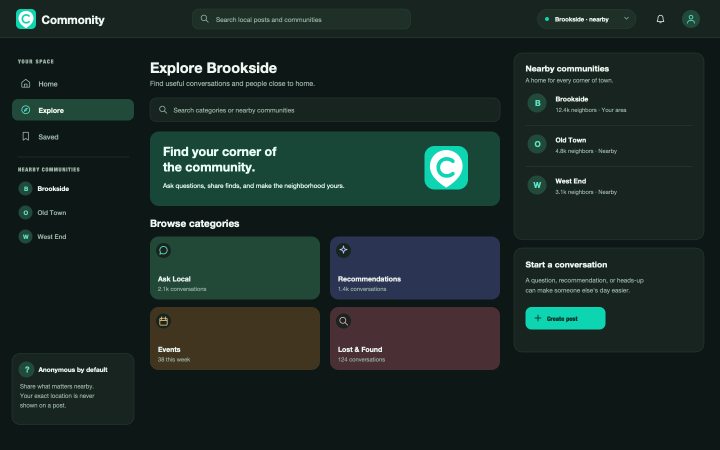
#> input picture assets/concepts/mockups/v1/board-desktop-dark.png, 1440 x 900 px, given in place of feed-mobile-light.png, which was not available (shown at 1/2 size)
$ python generate.py
#> lines starting #> are read from the running program, lines starting #| are printed output that depends on the picture; pictures that were not available may be replaced by others from this repository, and a replacement may not be noted
"""Generate editable Commonity UI mockups and PNG previews."""

from __future__ import annotations

from html import escape
from pathlib import Path
import shutil
import subprocess


ROOT = Path(__file__).resolve().parent
GREEN = "#0DD5B2"
FONT = "Helvetica Neue, Arial, sans-serif"

THEMES = {
    "light": {
        "bg": "#F7FAF8", "surface": "#FFFFFF", "surface2": "#F1F7F3",
        "text": "#17312D", "muted": "#647C72", "border": "#E1EBE6",
        "mint": "#E4FAF1", "green_text": "#087D69", "on_green": "#10382F",
        "shadow": "#DDE9E3", "hero": "#DDF9EE", "hero_text": "#173D34",
    },
    "dark": {
        "bg": "#0D1715", "surface": "#17241F", "surface2": "#1E3028",
        "text": "#EEF7F2", "muted": "#9CB5A8", "border": "#2B4137",
        "mint": "#214A3B", "green_text": "#5EE5CA", "on_green": "#0A3129",
        "shadow": "#0A1210", "hero": "#194737", "hero_text": "#E9FFF6",
    },
}

CATEGORY_COLORS = {
    "light": {
        "Ask Local": ("#E4F8F0", "#087D69"),
        "Recommendations": ("#EDF0FB", "#5868A6"),
        "Events": ("#FFF2DE", "#9B671D"),
        "Lost & Found": ("#FDEDED", "#B75D61"),
    },
    "dark": {
        "Ask Local": ("#224838", "#63E8C8"),
        "Recommendations": ("#2B3453", "#BCC9FF"),
        "Events": ("#42351F", "#F1C57B"),
        "Lost & Found": ("#4A2F34", "#F2A7B0"),
    },
}

POSTS = [
    {
        "category": "Ask Local", "age": "18 min ago", "title": "Best quiet place to read after 6?",
        "body": ["The library closes early. Looking for", "somewhere cozy and calm."],
        "desktop_body": "The library closes early. Looking for somewhere cozy and calm.",
        "votes": "42", "replies": "16",
    },
    {
        "category": "Events", "age": "2 hr ago", "title": "Maple Street market is back Saturday",
        "body": ["The bread stall and plant swap are", "both returning this weekend."],
        "desktop_body": "The bread stall and plant swap are both returning this weekend.",
        "votes": "87", "replies": "24",
    },
    {
        "category": "Lost & Found", "age": "4 hr ago", "title": "Found a set of keys near the park",
        "body": ["Describe the keychain and I'll help", "get them back to you."],
        "desktop_body": "Describe the keychain and I'll help get them back to you.",
        "votes": "31", "replies": "8",
    },
]


class SVG:
    def __init__(self, width: int, height: int, theme: str, title: str, export_scale: int = 1):
        self.width, self.height = width, height
        self.theme = theme
        self.p = THEMES[theme]
        self.parts = [
            f'<svg xmlns="http://www.w3.org/2000/svg" width="{width * export_scale}" '
            f'height="{height * export_scale}" viewBox="0 0 {width} {height}" '
            'role="img" aria-labelledby="title">',
            f'<title id="title">{escape(title)}</title>',
        ]
        self.rect(0, 0, width, height, 0, self.p["bg"])

    def raw(self, value: str):
        self.parts.append(value)

    def rect(self, x, y, w, h, radius, fill, stroke=None, sw=1):
        edge = f' stroke="{stroke}" stroke-width="{sw}"' if stroke else ""
        self.raw(f'<rect x="{x}" y="{y}" width="{w}" height="{h}" rx="{radius}" fill="{fill}"{edge}/>')

    def circle(self, x, y, radius, fill, stroke=None, sw=1):
        edge = f' stroke="{stroke}" stroke-width="{sw}"' if stroke else ""
        self.raw(f'<circle cx="{x}" cy="{y}" r="{radius}" fill="{fill}"{edge}/>')

    def line(self, x1, y1, x2, y2, color, sw=1):
        self.raw(f'<line x1="{x1}" y1="{y1}" x2="{x2}" y2="{y2}" stroke="{color}" stroke-width="{sw}"/>')

    def text(self, x, y, value, size=14, color=None, weight=400, anchor="start", letter=None):
        color = color or self.p["text"]
        tracking = f' letter-spacing="{letter}"' if letter is not None else ""
        self.raw(
            f'<text x="{x}" y="{y}" fill="{color}" font-family="{FONT}" '
            f'font-size="{size}" font-weight="{weight}" text-anchor="{anchor}"{tracking}>'
            f'{escape(value)}</text>'
        )

    def save(self, name: str):
        path = ROOT / name
        path.write_text("\n".join(self.parts + ["</svg>"]) + "\n", encoding="utf-8")
        if shutil.which("sips"):
            subprocess.run(["sips", "-s", "format", "png", str(path), "--out", str(path.with_suffix(".png"))],
                           check=True, stdout=subprocess.DEVNULL)


def brand_icon(c: SVG, x: float, y: float, size: float):
    """Exact Soft Point mark selected from logos/v4/03-soft-point.svg."""
    scale = size / 96
    c.raw(f'<g transform="translate({x} {y}) scale({scale})">')
    c.raw(f'<rect width="96" height="96" rx="22" fill="{GREEN}"/>')
    c.raw('<path d="M48 9C27.6 9 12 24.7 12 44.3 12 62.7 25.1 76.9 45.7 90.4Q48 92.7 50.3 90.4C70.9 76.9 84 62.7 84 44.3 84 24.7 68.4 9 48 9Z" fill="#fff"/>')
    c.raw(f'<path d="M61 33.5C57.3 30.1 52.5 28.5 47.1 28.5 36.6 28.5 29 36.7 29 47.2S36.6 66 47.1 66c5.4 0 10.2-1.6 13.9-5" transform="translate(1.5 0)" fill="none" stroke="{GREEN}" stroke-width="8.2" stroke-linecap="round"/>')
    c.raw("</g>")


ICON_PATHS = {
    "search": '<circle cx="10.5" cy="10.5" r="6.5"/><path d="M15.5 15.5 21 21"/>',
    "bell": '<path d="M18 9a6 6 0 0 0-12 0c0 7-2 7-2 9h16c0-2-2-2-2-9Z"/><path d="M10 21h4"/>',
    "home": '<path d="M3 10 12 3l9 7v10a1 1 0 0 1-1 1H4a1 1 0 0 1-1-1V10Z"/><path d="M9 21v-7h6v7"/>',
    "explore": '<circle cx="12" cy="12" r="9"/><path d="m15.5 8.5-2.2 4.8-4.8 2.2 2.2-4.8 4.8-2.2Z"/>',
    "bookmark": '<path d="M6 3h12v18l-6-4-6 4V3Z"/>',
    "profile": '<circle cx="12" cy="8" r="4"/><path d="M4.5 21c0-4 3-6 7.5-6s7.5 2 7.5 6"/>',
    "chat": '<path d="M20 11.5a8 8 0 0 1-11.6 7.1L4 20l1.4-4.4A8 8 0 1 1 20 11.5Z"/>',
    "up": '<path d="m12 19 0-14m-5 5 5-5 5 5"/>',
    "plus": '<path d="M12 5v14M5 12h14"/>',
    "chevron": '<path d="m7 10 5 5 5-5"/>',
    "calendar": '<rect x="4" y="6" width="16" height="15" rx="2"/><path d="M8 3v6M16 3v6M4 11h16"/>',
    "spark": '<path d="m12 2 1.8 6.2L20 10l-6.2 1.8L12 18l-1.8-6.2L4 10l6.2-1.8L12 2Z"/>',
}


def ui_icon(c: SVG, name: str, x: float, y: float, size=20, color=None, sw=1.8):
    color = color or c.p["muted"]
    c.raw(f'<g transform="translate({x} {y}) scale({size / 24})" fill="none" stroke="{color}" '
          f'stroke-width="{sw}" stroke-linecap="round" stroke-linejoin="round">{ICON_PATHS[name]}</g>')


def category_pill(c: SVG, x, y, name: str, theme: str, width=None, height=24):
    bg, ink = CATEGORY_COLORS[theme][name]
    width = width or {"Ask Local": 86, "Recommendations": 139, "Events": 64, "Lost & Found": 110}[name]
    c.rect(x, y, width, height, height / 2, bg)
    c.text(x + width / 2, y + height / 2 + 4, name, 11, ink, 600, "middle")


def filter_chip(c: SVG, x, y, label, width, selected=False):
    bg = c.p["mint"] if selected else c.p["surface"]
    ink = c.p["green_text"] if selected else c.p["muted"]
    c.rect(x, y, width, 31, 15.5, bg, None if selected else c.p["border"])
    c.text(x + width / 2, y + 20, label, 12, ink, 600 if selected else 500, "middle")


def anonymous_dots(c: SVG, x, y, radius=15):
    c.circle(x, y, radius, c.p["mint"])
    for dx in (-5, 0, 5):
        c.circle(x + dx, y, 1.4, c.p["green_text"])


def post_card(c: SVG, x, y, w, h, post, theme: str, mobile=False):
    p = c.p
    pad = 16 if mobile else 22
    c.rect(x, y, w, h, 17, p["surface"], p["border"])
    category_pill(c, x + pad, y + 15, post["category"], theme)
    meta_x = x + (139 if mobile else 158)
    c.text(meta_x, y + 31, f'Brookside · {post["age"]}', 11, p["muted"])
    anonymous_dots(c, x + pad + 10, y + 61, 10)
    c.text(x + pad + 28, y + 65, "Anonymous neighbor", 12, p["muted"], 600)
    c.text(x + pad, y + 96, post["title"], 16 if mobile else 18, p["text"], 600)
    if mobile:
        for index, line in enumerate(post["body"]):
            c.text(x + pad, y + 120 + index * 18, line, 12.5, p["muted"])
    else:
        c.text(x + pad, y + 123, post["desktop_body"], 14, p["muted"])
    c.line(x + pad, y + h - 42, x + w - pad, y + h - 42, p["border"])
    ui_icon(c, "up", x + pad, y + h - 34, 17, p["muted"])
    c.text(x + pad + 24, y + h - 17, post["votes"], 12, p["muted"], 600)
    ui_icon(c, "chat", x + pad + 74, y + h - 34, 17, p["muted"])
    c.text(x + pad + 99, y + h - 17, post["replies"], 12, p["muted"], 600)
    ui_icon(c, "bookmark", x + w - pad - 19, y + h - 34, 17, p["muted"])


def mobile_status(c: SVG):
    p = c.p
    c.text(20, 22, "9:41", 11, p["text"], 600)
    for i, height in enumerate((5, 8, 11, 14)):
        c.rect(316 + i * 5, 21 - height, 3, height, 1, p["text"])
    c.raw(f'<path d="M343 12q7-6 14 0m-11 3q4-3 8 0" fill="none" stroke="{p["text"]}" stroke-width="1.5" stroke-linecap="round"/>')
    c.rect(363, 11, 19, 10, 2, "none", p["text"], 1.2)
    c.rect(365, 13, 13, 6, 1, p["text"])


def mobile_header(c: SVG, board=False):
    p = c.p
    mobile_status(c)
    brand_icon(c, 20, 36, 35)
    c.text(66, 62, "Commonity", 20, p["text"], 600)
    ui_icon(c, "bell", 344, 43, 22, p["text"])
    c.text(20, 108, "Explore Brookside" if board else "Around Brookside", 23, p["text"], 600)
    c.text(20, 129, "Find your people, close to home." if board else "Your local conversations, all in one place.", 12, p["muted"])


def mobile_bottom_nav(c: SVG, active: str):
    p = c.p
    c.rect(0, 769, 390, 75, 0, p["surface"])
    c.line(0, 769, 390, 769, p["border"])
    items = [("home", "Home", 43), ("explore", "Explore", 118), ("plus", "Post", 195),
             ("bookmark", "Saved", 272), ("profile", "You", 347)]
    for name, label, center in items:
        if name == "plus":
            c.circle(center, 795, 23, GREEN)
            ui_icon(c, "plus", center - 12, 783, 24, p["on_green"], 2.2)
        else:
            color = p["green_text"] if active == name else p["muted"]
            ui_icon(c, name, center - 11, 780, 22, color)
        c.text(center, 833, label, 10, p["green_text"] if active == name else p["muted"], 600 if active == name else 500, "middle")


def mobile_feed(theme: str):
    c = SVG(390, 844, theme, f"Commonity mobile feed — {theme} mode", 3)
    p = c.p
    mobile_header(c)
    x = 20
    for label, width, selected in (("For you", 76, True), ("Ask Local", 88, False),
                                   ("Recommendations", 133, False), ("Events", 70, False)):
        filter_chip(c, x, 148, label, width, selected)
        x += width + 8
    c.rect(20, 194, 350, 88, 17, p["surface"], p["border"])
    anonymous_dots(c, 48, 225, 15)
    c.text(74, 228, "What's happening nearby?", 14, p["muted"])
    c.circle(340, 225, 17, GREEN)
    ui_icon(c, "plus", 329, 214, 22, p["on_green"], 2.2)
    c.line(36, 246, 354, 246, p["border"])
    c.text(36, 266, "Anonymous by default · Exact location stays private", 10.5, p["muted"])
    c.text(20, 316, "Local feed", 19, p["text"], 600)
    c.text(370, 315, "Top today  ⌄", 11.5, p["green_text"], 600, "end")
    for index, post in enumerate(POSTS):
        post_card(c, 20, 337 + index * 206, 350, 194, post, theme, True)
    mobile_bottom_nav(c, "home")
    c.save(f"feed-mobile-{theme}.svg")


def category_tile(c: SVG, x, y, w, h, name, count, theme):
    p = c.p
    bg, ink = CATEGORY_COLORS[theme][name]
    c.rect(x, y, w, h, 17, bg)
    c.circle(x + 27, y + 28, 15, p["surface"])
    icon_name = {"Ask Local": "chat", "Recommendations": "spark", "Events": "calendar", "Lost & Found": "search"}[name]
    ui_icon(c, icon_name, x + 16, y + 17, 22, ink)
    c.text(x + 16, y + h - 36, name, 14, p["text"], 600)
    c.text(x + 16, y + h - 17, count, 11.5, p["muted"])


def community_row(c: SVG, x, y, w, name, detail, initial):
    p = c.p
    c.rect(x, y, w, 64, 14, p["surface"], p["border"])
    c.circle(x + 32, y + 32, 18, p["mint"])
    c.text(x + 32, y + 38, initial, 16, p["green_text"], 600, "middle")
    c.text(x + 62, y + 28, name, 14, p["text"], 600)
    c.text(x + 62, y + 47, detail, 11.5, p["muted"])
    c.text(x + w - 20, y + 38, "›", 22, p["muted"], 400, "middle")


def mobile_board(theme: str):
    c = SVG(390, 844, theme, f"Commonity mobile explore board — {theme} mode", 3)
    p = c.p
    mobile_header(c, board=True)
    c.rect(20, 150, 350, 45, 14, p["surface"], p["border"])
    ui_icon(c, "search", 34, 161, 20, p["muted"])
    c.text(63, 178, "Search categories or communities", 13, p["muted"])
    c.text(20, 229, "Browse categories", 19, p["text"], 600)
    category_tile(c, 20, 245, 166, 115, "Ask Local", "2.1k conversations", theme)
    category_tile(c, 204, 245, 166, 115, "Recommendations", "1.4k conversations", theme)
    category_tile(c, 20, 372, 166, 115, "Events", "38 this week", theme)
    category_tile(c, 204, 372, 166, 115, "Lost & Found", "124 conversations", theme)
    c.text(20, 523, "Nearby communities", 19, p["text"], 600)
    c.text(370, 523, "See all", 11.5, p["green_text"], 600, "end")
    community_row(c, 20, 539, 350, "Brookside", "12.4k neighbors · Your area", "B")
    community_row(c, 20, 612, 350, "Old Town", "4.8k neighbors · Nearby", "O")
    community_row(c, 20, 685, 350, "West End", "3.1k neighbors · Nearby", "W")
    mobile_bottom_nav(c, "explore")
    c.save(f"board-mobile-{theme}.svg")


def desktop_header(c: SVG):
    p = c.p
    c.rect(0, 0, 1440, 76, 0, p["surface"])
    c.line(0, 75, 1440, 75, p["border"])
    brand_icon(c, 32, 18, 40)
    c.text(83, 48, "Commonity", 23, p["text"], 600)
    c.rect(385, 18, 436, 40, 12, p["surface2"], p["border"])
    ui_icon(c, "search", 399, 27, 20, p["muted"])
    c.text(432, 44, "Search local posts and communities", 13, p["muted"])
    c.rect(1075, 19, 197, 38, 19, p["surface2"], p["border"])
    c.circle(1094, 38, 4, GREEN)
    c.text(1110, 43, "Brookside · nearby", 12, p["text"], 600)
    ui_icon(c, "chevron", 1244, 27, 18, p["muted"])
    ui_icon(c, "bell", 1311, 28, 20, p["text"])
    c.circle(1382, 38, 18, p["mint"])
    ui_icon(c, "profile", 1371, 27, 22, p["green_text"])


def desktop_sidebar(c: SVG, active: str):
    p = c.p
    c.text(36, 127, "YOUR SPACE", 11, p["muted"], 700, letter="1.7")
    for name, label, y in (("home", "Home", 145), ("explore", "Explore", 198), ("bookmark", "Saved", 251)):
        selected = active == name
        if selected:
            c.rect(24, y, 244, 43, 12, p["mint"])
        color = p["green_text"] if selected else p["muted"]
        ui_icon(c, name, 41, y + 11, 21, color)
        c.text(77, y + 28, label, 14, p["text"] if selected else p["muted"], 600 if selected else 500)
    c.line(35, 314, 258, 314, p["border"])
    c.text(36, 343, "NEARBY COMMUNITIES", 11, p["muted"], 700, letter="1.2")
    for name, y, initial in (("Brookside", 360, "B"), ("Old Town", 408, "O"), ("West End", 456, "W")):
        c.circle(51, y + 17, 14, p["mint"])
        c.text(51, y + 22, initial, 12, p["green_text"], 600, "middle")
        c.text(75, y + 22, name, 13, p["text"] if name == "Brookside" else p["muted"], 600 if name == "Brookside" else 500)
    c.rect(24, 707, 244, 142, 16, p["surface"], p["border"])
    c.circle(53, 739, 16, p["mint"])
    c.text(53, 745, "?", 16, p["green_text"], 600, "middle")
    c.text(77, 744, "Anonymous by default", 13, p["text"], 600)
    c.text(40, 777, "Share what matters nearby.", 12, p["muted"])
    c.text(40, 796, "Your exact location is never", 12, p["muted"])
    c.text(40, 815, "shown on a post.", 12, p["muted"])


def right_card(c: SVG, x, y, w, h):
    c.rect(x, y, w, h, 17, c.p["surface"], c.p["border"])


def desktop_feed(theme: str):
    c = SVG(1440, 900, theme, f"Commonity desktop feed — {theme} mode")
    p = c.p
    desktop_header(c)
    desktop_sidebar(c, "home")
    c.text(300, 146, "Around Brookside", 29, p["text"], 600)
    c.text(300, 172, "The conversations happening around your neighborhood.", 14, p["muted"])
    x = 300
    for label, width, selected in (("For you", 80, True), ("Ask Local", 93, False),
                                   ("Recommendations", 143, False), ("Events", 73, False),
                                   ("Lost & Found", 116, False)):
        filter_chip(c, x, 195, label, width, selected)
        x += width + 9
    c.rect(300, 246, 700, 85, 17, p["surface"], p["border"])
    anonymous_dots(c, 334, 281, 17)
    c.text(365, 286, "What's happening nearby?", 15, p["muted"])
    c.text(365, 310, "Post anonymously · Your exact location stays private", 11.5, p["muted"])
    c.rect(886, 266, 96, 42, 12, GREEN)
    ui_icon(c, "plus", 900, 276, 19, p["on_green"], 2.1)
    c.text(928, 292, "Post", 13, p["on_green"], 700)
    c.text(300, 373, "Local feed", 19, p["text"], 600)
    c.text(1000, 372, "Top today  ⌄", 12, p["green_text"], 600, "end")
    for index, post in enumerate(POSTS):
        post_card(c, 300, 393 + index * 201, 700, 187, post, theme)
    right_card(c, 1028, 106, 380, 222)
    c.text(1051, 142, "Neighborhood pulse", 17, p["text"], 600)
    c.text(1051, 171, "12.4k", 29, p["text"], 600)
    c.text(1151, 170, "neighbors around Brookside", 12, p["muted"])
    c.line(1051, 193, 1385, 193, p["border"])
    c.circle(1062, 218, 5, GREEN)
    c.text(1079, 222, "Ask Local is active today", 12.5, p["text"], 600)
    c.text(1079, 241, "New questions, helpful answers", 11.5, p["muted"])
    c.circle(1062, 272, 5, "#E9B567")
    c.text(1079, 276, "38 events shared this week", 12.5, p["text"], 600)
    c.text(1079, 295, "See what's happening nearby", 11.5, p["muted"])
    right_card(c, 1028, 344, 380, 183)
    c.text(1051, 379, "Happening soon", 17, p["text"], 600)
    c.rect(1051, 398, 54, 54, 12, CATEGORY_COLORS[theme]["Events"][0])
    c.text(1078, 420, "SAT", 11, CATEGORY_COLORS[theme]["Events"][1], 700, "middle")
    c.text(1078, 440, "14", 18, CATEGORY_COLORS[theme]["Events"][1], 600, "middle")
    c.text(1119, 417, "Maple Street market", 13, p["text"], 600)
    c.text(1119, 438, "Plant swap, bread, and neighbors", 11.5, p["muted"])
    c.text(1051, 498, "Explore local events  →", 12, p["green_text"], 600)
    right_card(c, 1028, 543, 380, 165)
    c.text(1051, 580, "A little closer, together", 17, p["text"], 600)
    c.text(1051, 607, "Every voice is anonymous. Keep posts", 12.5, p["muted"])
    c.text(1051, 626, "kind, useful, and relevant to your area.", 12.5, p["muted"])
    c.text(1051, 674, "Read community guidelines  →", 12, p["green_text"], 600)
    c.save(f"feed-desktop-{theme}.svg")


def desktop_board(theme: str):
    c = SVG(1440, 900, theme, f"Commonity desktop explore board — {theme} mode")
    p = c.p
    desktop_header(c)
    desktop_sidebar(c, "explore")
    c.text(300, 146, "Explore Brookside", 29, p["text"], 600)
    c.text(300, 172, "Find useful conversations and people close to home.", 14, p["muted"])
    c.rect(300, 196, 700, 47, 13, p["surface"], p["border"])
    ui_icon(c, "search", 316, 209, 20, p["muted"])
    c.text(347, 225, "Search categories or nearby communities", 13, p["muted"])
    c.rect(300, 263, 700, 149, 18, p["hero"])
    c.text(326, 312, "Find your corner of", 25, p["hero_text"], 600)
    c.text(326, 343, "the community.", 25, p["hero_text"], 600)
    c.text(326, 376, "Ask questions, share finds, and make the neighborhood yours.", 13, p["hero_text"])
    brand_icon(c, 849, 292, 87)
    c.text(300, 454, "Browse categories", 20, p["text"], 600)
    category_tile(c, 300, 473, 340, 126, "Ask Local", "2.1k conversations", theme)
    category_tile(c, 660, 473, 340, 126, "Recommendations", "1.4k conversations", theme)
    category_tile(c, 300, 614, 340, 126, "Events", "38 this week", theme)
    category_tile(c, 660, 614, 340, 126, "Lost & Found", "124 conversations", theme)
    right_card(c, 1028, 106, 380, 373)
    c.text(1051, 143, "Nearby communities", 17, p["text"], 600)
    c.text(1051, 165, "A home for every corner of town.", 12, p["muted"])
    for y, name, detail, initial in ((184, "Brookside", "12.4k neighbors · Your area", "B"),
                                     (266, "Old Town", "4.8k neighbors · Nearby", "O"),
                                     (348, "West End", "3.1k neighbors · Nearby", "W")):
        c.circle(1074, y + 22, 19, p["mint"])
        c.text(1074, y + 28, initial, 16, p["green_text"], 600, "middle")
        c.text(1111, y + 19, name, 13.5, p["text"], 600)
        c.text(1111, y + 40, detail, 11.5, p["muted"])
        if y != 348:
            c.line(1051, y + 67, 1385, y + 67, p["border"])
    right_card(c, 1028, 496, 380, 208)
    c.text(1051, 535, "Start a conversation", 17, p["text"], 600)
    c.text(1051, 565, "A question, recommendation, or heads-up", 12.5, p["muted"])
    c.text(1051, 585, "can make someone else's day easier.", 12.5, p["muted"])
    c.rect(1051, 614, 160, 45, 12, GREEN)
    ui_icon(c, "plus", 1066, 626, 20, p["on_green"], 2.1)
    c.text(1094, 642, "Create post", 13, p["on_green"], 700)
    c.save(f"board-desktop-{theme}.svg")


def make_overview():
    try:
        from PIL import Image, ImageDraw, ImageFont
    except ImportError:
        return

    canvas = Image.new("RGB", (1760, 1020), "#F1F6F3")
    draw = ImageDraw.Draw(canvas)
    font_path = "/System/Library/Fonts/Supplemental/Arial.ttf"
    heading = ImageFont.truetype(font_path, 29)
    label = ImageFont.truetype(font_path, 17)
    draw.text((30, 24), "Commonity · mockup concepts", font=heading, fill="#17312D")
    columns = [
        (30, 180, "mobile-light", "Mobile · Light"),
        (230, 180, "mobile-dark", "Mobile · Dark"),
        (440, 625, "desktop-light", "Desktop · Light"),
        (1085, 625, "desktop-dark", "Desktop · Dark"),
    ]
    for row, (concept, title) in enumerate((("feed", "01  Neighborhood Feed"), ("board", "02  Community Board"))):
        y = 104 + row * 455
        draw.text((30, y - 31), title, font=label, fill="#17312D")
        for x, width, suffix, column_title in columns:
            draw.text((x, y), column_title, font=label, fill="#617970")
            target_height = 390
            card_y = y + 26
            draw.rounded_rectangle((x - 3, card_y - 3, x + width + 3, card_y + target_height + 3),
                                   radius=15, fill="#FFFFFF", outline="#DCE8E1")
            device, mode = suffix.split("-")
            with Image.open(ROOT / f"{concept}-{device}-{mode}.png") as original:
                image = original.convert("RGB").resize((width, target_height), Image.Resampling.LANCZOS)
            canvas.paste(image, (x, card_y))
    canvas.save(ROOT / "overview.png")


if __name__ == "__main__":
    ROOT.mkdir(parents=True, exist_ok=True)
    for mode in ("light", "dark"):
        mobile_feed(mode)
        desktop_feed(mode)
        mobile_board(mode)
        desktop_board(mode)
    make_overview()
#> in make_overview, `canvas = Image.new("RGB", (1760, 1020), "#F1F6F3")`:
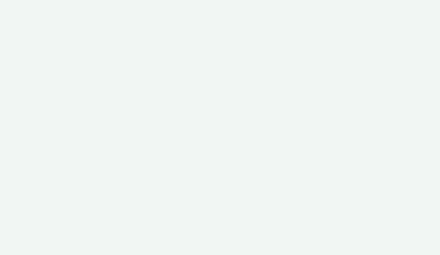
#> canvas: PIL image 1760x1020 RGB (shown at 1/4 size); mean R, G, B 241, 246, 243
#> in make_overview, original is the input picture: PIL image 1440x900 RGBA; mean R, G, B, A 27.2, 42.1, 37.7, 255
#> in make_overview, `image = original.convert("RGB").resize((width, target_height), Image.R..`:
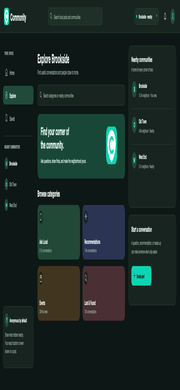
#> image: PIL image 180x390 RGB; mean R, G, B 27.2, 42.1, 37.7
#> in make_overview, `canvas.paste(image, (x, card_y))`:
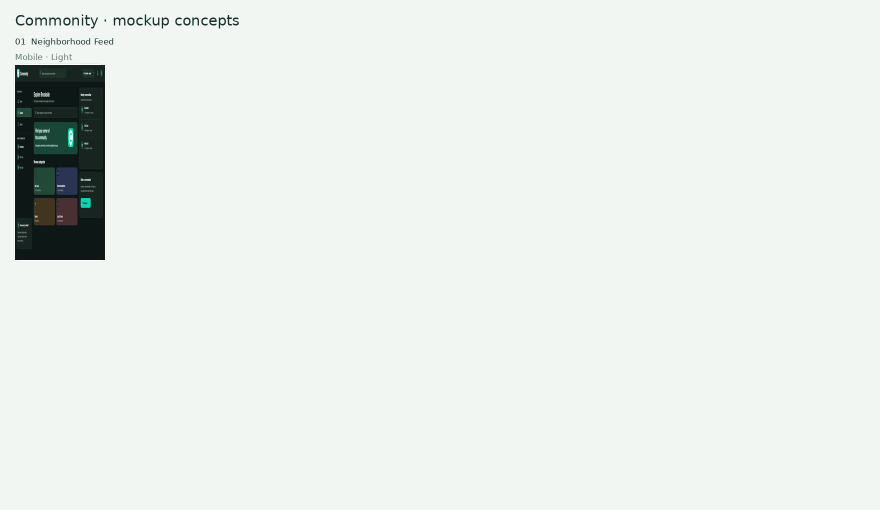
#> canvas: PIL image 1760x1020 RGB (shown at 1/2 size); mean R, G, B 232.2, 237.6, 234.6
#> (the run stopped early here; a loop or call above may not have finished)
